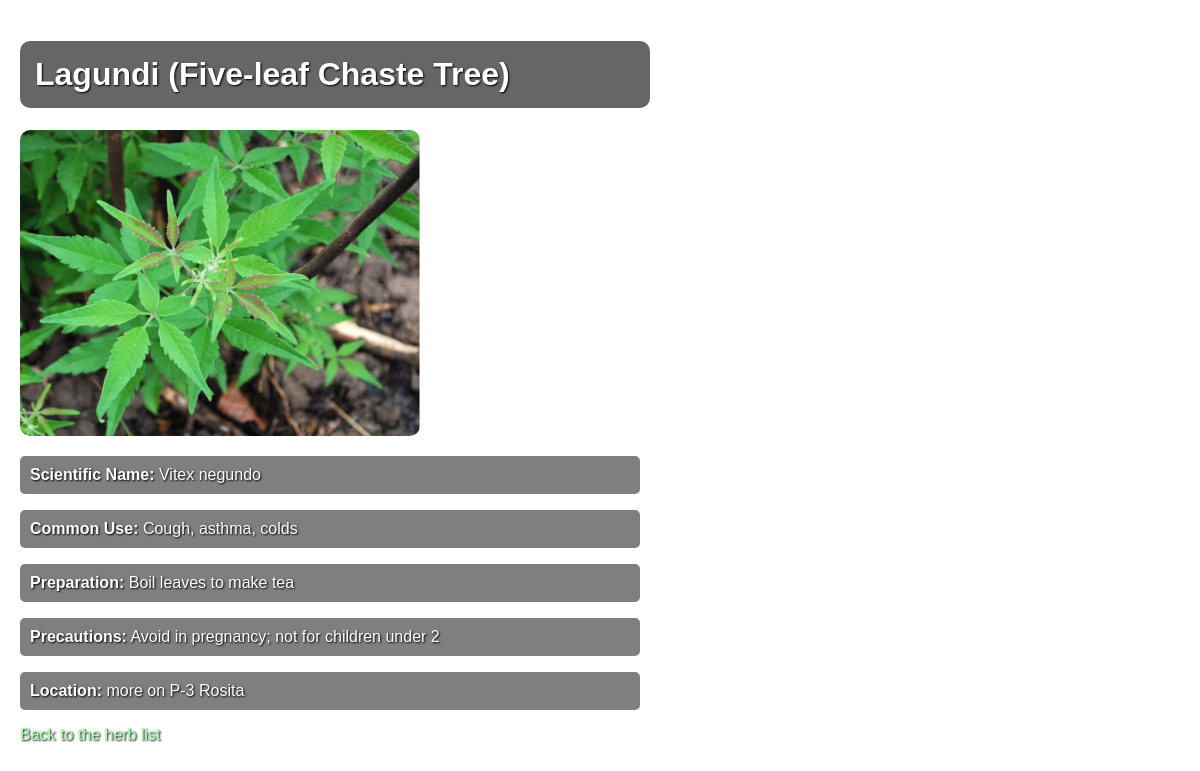
Page /herbs/herb/72/ on the committed database.
### herbs/models.py (models this page shows, shortened)
class Herb(models.Model):
    local_name = models.CharField(max_length=100)
    english_name = models.CharField(max_length=100)
    scientific_name = models.CharField(max_length=150)
    common_use = models.TextField()
    preparation = models.TextField()
    precautions = models.TextField()
    image = models.ImageField(upload_to='herb_images/', blank=True, null=True)
    location = models.CharField(max_length=255, help_text="Where this herb is commonly found")

### herbs/views.py (the view)
# urls.py: path('herb/<int:pk>/', views.herb_detail, name='herb_detail'),
def herb_detail(request, pk):  # Accept pk here
    herb = get_object_or_404(Herb, pk=pk)
    return render(request, 'herbs/herb_detail.html', {'herb': herb})

### herbs/templates/herbs/herb_detail.html (shortened to what this page needs)
<!DOCTYPE html>
<html lang="en">
<head>
</head>
<body>
    <h1>{{ herb.local_name }} ({{ herb.english_name }})</h1>
    {% if herb.image %}
    <img src="{{ herb.image.url }}" alt="{{ herb.local_name }}" style="width:100%; max-width:400px; height:auto; border-radius:10px;">
    {% endif %}
    <p><strong>Scientific Name:</strong> {{ herb.scientific_name }}</p>
    <p><strong>Common Use:</strong> {{ herb.common_use }}</p>
    <p><strong>Preparation:</strong> {{ herb.preparation }}</p>
    <p><strong>Precautions:</strong> {{ herb.precautions }}</p>
    <p><strong>Location:</strong> {{ herb.location }}</p>
    <a href="/herbs/">Back to the herb list</a>
</body>
</html>

### herbs/templates/herbs/herb_detail.html (style rules this page uses)
body { margin: 0; padding: 0; background-image: url('https://i.pinimg.com/originals/7c/b1/86/7cb18679659f791b1191bea97b74dfc0.jpg'); background-size: cover; background-repeat: no-repeat; background-position: center; font-family: Arial, sans-serif; color: white; text-shadow: 1px 1px 2px black; padding: 20px; }
a { color: #aaffaa; text-decoration: none; }
img { display: block; margin-bottom: 20px; }
p { background-color: rgba(0, 0, 0, 0.5); padding: 10px; border-radius: 5px; max-width: 600px; }
h1 { background-color: rgba(0, 0, 0, 0.6); padding: 15px; border-radius: 10px; max-width: 600px; }

### rows in the picture
Herb: local_name "Lagundi", english_name "Five-leaf Chaste Tree", image (picture), scientific_name "Vitex negundo", common_use "Cough, asthma, colds", preparation "Boil leaves to make tea", precautions "Avoid in pregnancy; not for children under 2", location "more on P-3 Rosita"
